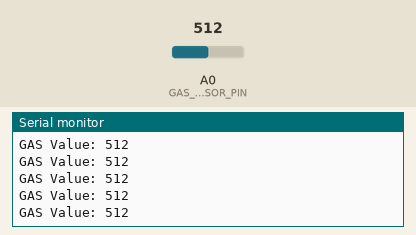
This sketch was run on a simulated Arduino Uno, built with avr-gcc and run on an emulated ATmega328P. Parts: the last lines printed to the serial monitor. The test bench sets the inputs (shaded band); at power-on: A0 (GAS_SENSOR_PIN) = 512.

Above: at 1.2 s.
1.3 s: A0 (GAS_SENSOR_PIN) set to 390
At 1.31 s:
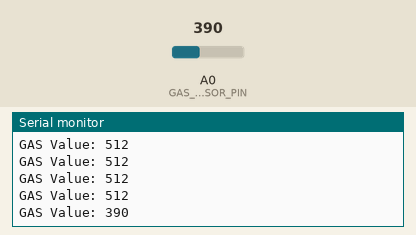
2.8 s: A0 (GAS_SENSOR_PIN) set to 410
At 2.82 s:
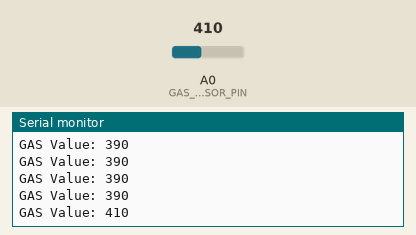
Timing chart, 0 to 5.8 s (numbered marks = the images above; inputs shaded):
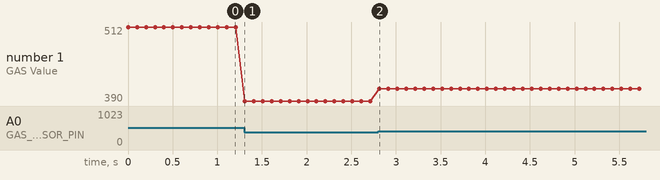

The sketch:

TX_GAS.ino
```cpp
#include <SoftwareSerial.h>

const int GAS_SENSOR_PIN = A0;
SoftwareSerial BTSerial(10, 11);

char lastSentCommand = ' ';

void setup()
{
  Serial.begin(9600);
  BTSerial.begin(9600);
}

void loop()
{
  int gasValue = analogRead(GAS_SENSOR_PIN);

  Serial.print("GAS Value: ");
  Serial.println(gasValue);

  char commandToSend = lastSentCommand;
  if (gasValue > 400)
  {
    commandToSend = 'A';
  }
  else
  {
    commandToSend = 'B';
  }

  if (commandToSend != lastSentCommand)
  {
    BTSerial.write(commandToSend);
    lastSentCommand = commandToSend;
  }

  delay(100);
}
```

Measured:
- after the input at 1.3 s, the serial monitor: prints a new line at once (image 1)
- after the input at 2.8 s, the serial monitor: prints a new line at once (image 2)
- plotted number 1: 512 → 390 after the input at 1.3 s, 390 → 410 after the input at 2.8 s
